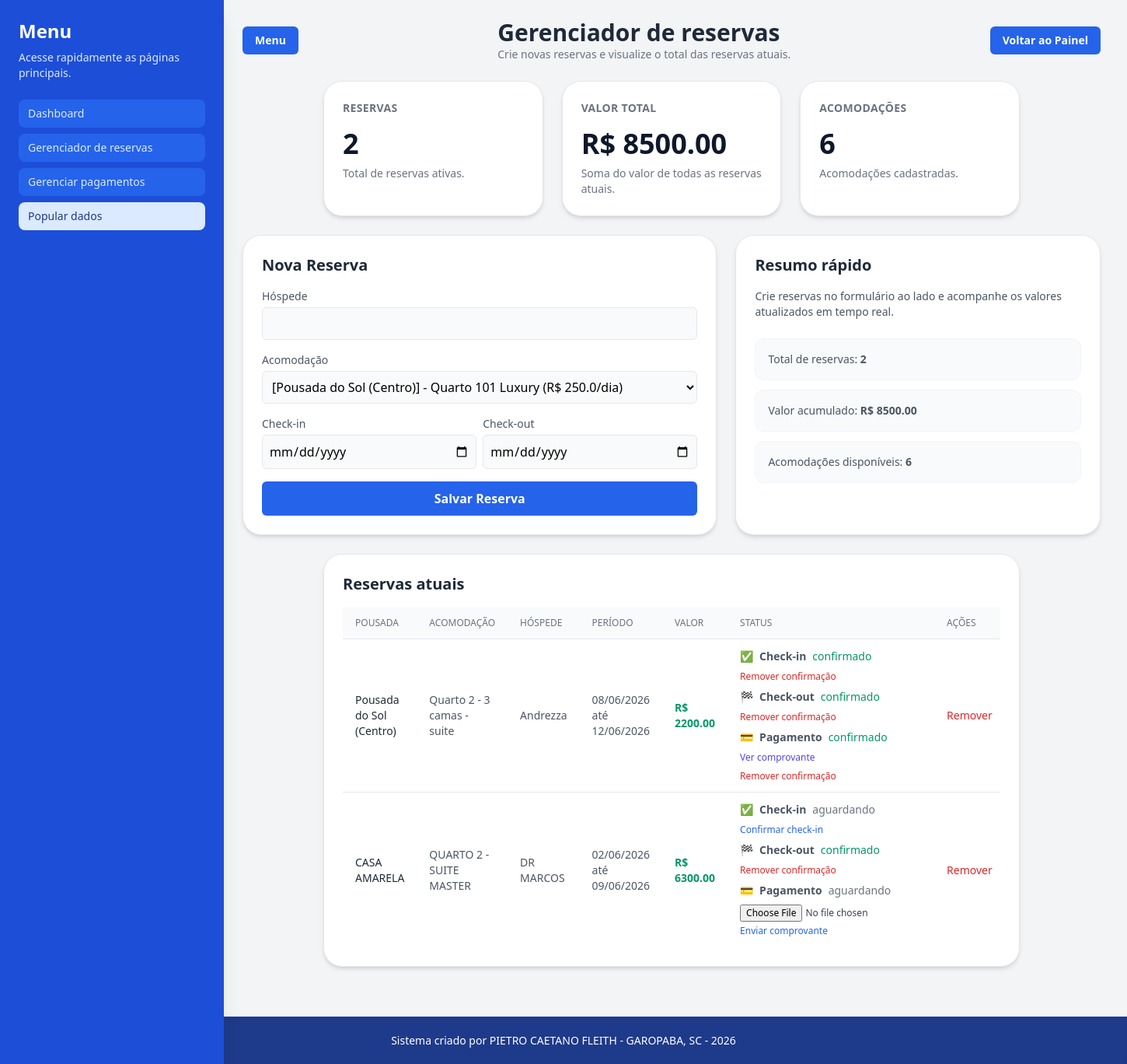
Before: /reservas with the older database file.
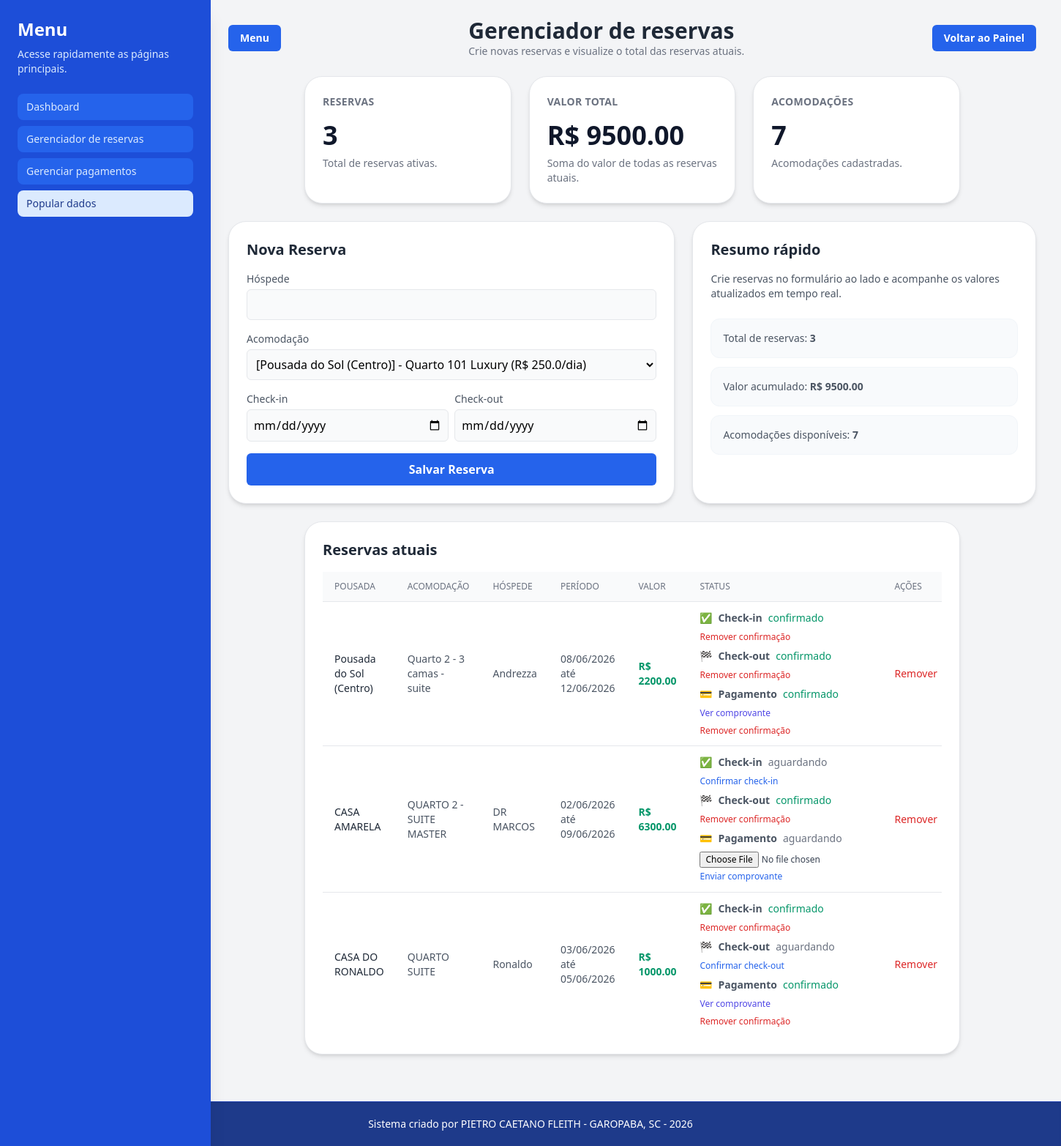
After: the same page with the newer database file.
### models.py (models this page shows, shortened)
class reserva(db.Model):
    id = db.Column(db.Integer, primary_key=True)
    acomodacao_id = db.Column(db.Integer, db.ForeignKey('acomodacao.id'), nullable=False)
    acomodacao = db.relationship('acomodacao', backref='reservas', lazy=True)
    hospede_nome = db.Column(db.String(100), nullable=False)
    data_entrada = db.Column(db.Date, nullable=False)
    data_saida = db.Column(db.Date, nullable=False)
    valor_total = db.Column(db.Float, nullable=False)
    checkin_confirmado = db.Column(db.Boolean, default=False, nullable=False)
    checkout_confirmado = db.Column(db.Boolean, default=False, nullable=False)
    pagamento_confirmado = db.Column(db.Boolean, default=False, nullable=False)
    comprovante_pagamento = db.Column(db.String(200), nullable=True)
    pagamento_confirmado = db.Column(db.Boolean, default=False, nullable=False)

class pousada(db.Model):
    id = db.Column(db.Integer, primary_key=True)
    nome = db.Column(db.String(100), nullable=False)
    acomodacoes = db.relationship('acomodacao', backref='pousada', lazy=True)

class acomodacao(db.Model):
    id = db.Column(db.Integer, primary_key=True)
    pousada_id = db.Column(db.Integer, db.ForeignKey('pousada.id'), nullable=False)
    nome_numero = db.Column(db.String(50), nullable=False)
    tipo = db.Column(db.String(20), nullable=False) # 'casa' ou 'quarto'
    preco_diaria = db.Column(db.Float, nullable=False)

### app.py (the view)
@app.route('/reservas')
def reservas_page():
    pousadas = pousada.query.all()
    acomodacoes = acomodacao.query.all()
    reservas = reserva.query.all()
    total_pousadas = len(pousadas)
    total_acomodacoes = len(acomodacoes)
    total_reservas = len(reservas)
    total_valor_reservas = sum(r.valor_total for r in reservas)
    reservas_por_pousada = {}
    for r in reservas:
        nome_pousada = r.acomodacao.pousada.nome if r.acomodacao and r.acomodacao.pousada else "Desconhecida"
        reservas_por_pousada[nome_pousada] = reservas_por_pousada.get(nome_pousada, 0) + 1
    chart_labels = list(reservas_por_pousada.keys())
    chart_values = list(reservas_por_pousada.values())
    return render_template(
        'reservas.html',
        pousadas=pousadas,
        acomodacoes=acomodacoes,
        reservas=reservas,
        total_pousadas=total_pousadas,
        total_acomodacoes=total_acomodacoes,
        total_reservas=total_reservas,
        total_valor_reservas=total_valor_reservas,
        chart_labels=chart_labels,
        chart_values=chart_values
    )

### templates/reservas.html (shortened to what the changed rows need)
<!DOCTYPE html>
<html lang="pt-br">
<head>
    <script src="https://cdn.tailwindcss.com"></script>
</head>
<body class="bg-gray-100 font-sans min-h-screen flex flex-col">
    <div class="relative flex-1 flex flex-col">
        <aside id="sidebar" class="fixed inset-y-0 left-0 z-50 w-72 transform -translate-x-full lg:translate-x-0 bg-blue-700 p-6 text-white shadow-xl overflow-y-auto transition-transform duration-300">
            <div class="hidden lg:block">
                <div>
                    <h2 class="text-2xl font-bold">Menu</h2>
                </div>
            </div>
        </aside>
        <div id="mainContent" class="flex-1 container mx-auto p-6 max-w-6xl ml-0 lg:ml-72 transition-all">
        <div class="flex flex-col gap-4 mb-6 sm:flex-row sm:items-center sm:justify-between">
            <div>
                <h1 class="text-3xl font-bold text-gray-800">Gerenciador de reservas</h1>
            </div>
        </div>
        <div class="grid gap-6 mb-6 md:grid-cols-3 max-w-4xl mx-auto">
            <div class="bg-white p-6 rounded-3xl shadow-md border border-gray-200">
                <p class="text-sm font-semibold text-gray-500 uppercase tracking-wide">Reservas</p>
                <p class="mt-4 text-4xl font-bold text-slate-900">{{ total_reservas }}</p>
                <p class="mt-2 text-sm text-gray-500">Total de reservas ativas.</p>
            </div>
            <div class="bg-white p-6 rounded-3xl shadow-md border border-gray-200">
                <p class="text-sm font-semibold text-gray-500 uppercase tracking-wide">Valor total</p>
                <p class="mt-4 text-4xl font-bold text-slate-900">R$ {{ "%.2f"|format(total_valor_reservas) }}</p>
                <p class="mt-2 text-sm text-gray-500">Soma do valor de todas as reservas atuais.</p>
            </div>
            <div class="bg-white p-6 rounded-3xl shadow-md border border-gray-200">
                <p class="text-sm font-semibold text-gray-500 uppercase tracking-wide">Acomodações</p>
                <p class="mt-4 text-4xl font-bold text-slate-900">{{ total_acomodacoes }}</p>
                <p class="mt-2 text-sm text-gray-500">Acomodações cadastradas.</p>
            </div>
        </div>
        <div class="grid gap-6 lg:grid-cols-[1.3fr_1fr] mb-6">
            <div class="bg-white p-6 rounded-3xl shadow-md border border-gray-200">
                <h2 class="text-xl font-semibold text-gray-800 mb-4">Nova Reserva</h2>
            </div>
            <div class="bg-white p-6 rounded-3xl shadow-md border border-gray-200">
                <h2 class="text-xl font-semibold text-gray-800 mb-4">Resumo rápido</h2>
                <div class="mt-6 space-y-3 text-sm text-gray-600">
                    <p class="rounded-xl bg-slate-50 p-4 border border-slate-100">Total de reservas: <strong>{{ total_reservas }}</strong></p>
                    <p class="rounded-xl bg-slate-50 p-4 border border-slate-100">Valor acumulado: <strong>R$ {{ "%.2f"|format(total_valor_reservas) }}</strong></p>
                    <p class="rounded-xl bg-slate-50 p-4 border border-slate-100">Acomodações disponíveis: <strong>{{ total_acomodacoes }}</strong></p>
                </div>
            </div>
        </div>
        <div class="bg-white p-6 rounded-3xl shadow-md border border-gray-200 max-w-4xl mx-auto mb-10">
                    <h2 class="text-xl font-semibold text-gray-800 mb-4">Reservas atuais</h2>
                    <div class="overflow-x-auto w-full">
                        <table class="min-w-full divide-y divide-gray-200">
                            <thead class="bg-gray-50">
                                <tr>
                                    <th class="px-4 py-3 text-left text-xs font-medium text-gray-500 uppercase">Pousada</th>
                                    <th class="px-4 py-3 text-left text-xs font-medium text-gray-500 uppercase">Acomodação</th>
                                    <th class="px-4 py-3 text-left text-xs font-medium text-gray-500 uppercase">Hóspede</th>
                                    <th class="px-4 py-3 text-left text-xs font-medium text-gray-500 uppercase">Período</th>
                                    <th class="px-4 py-3 text-left text-xs font-medium text-gray-500 uppercase">Valor</th>
                                    <th class="px-4 py-3 text-left text-xs font-medium text-gray-500 uppercase">Status</th>
                                    <th class="px-4 py-3 text-left text-xs font-medium text-gray-500 uppercase">Ações</th>
                                </tr>
                            </thead>
                            <tbody class="divide-y divide-gray-200 text-sm text-gray-600">
                                {% for reserva in reservas %}
                                    <tr class="hover:bg-gray-50">
                                        <td class="px-4 py-3 font-medium text-gray-800">{{ reserva.acomodacao.pousada.nome }}</td>
                                        <td class="px-4 py-3">{{ reserva.acomodacao.nome_numero }}</td>
                                        <td class="px-4 py-3">{{ reserva.hospede_nome }}</td>
                                        <td class="px-4 py-3">{{ reserva.data_entrada.strftime('%d/%m/%Y') }} até {{ reserva.data_saida.strftime('%d/%m/%Y') }}</td>
                                        <td class="px-4 py-3 text-emerald-600 font-bold">R$ {{ "%.2f"|format(reserva.valor_total) }}</td>
                                        <td class="px-4 py-3">
                                            <div class="flex flex-col gap-2 text-sm">
                                                <span class="inline-flex items-center gap-2">
                                                    <span class="text-emerald-500">✅</span>
                                                    <span class="font-semibold">Check-in</span>
                                                    {% if reserva.checkin_confirmado %}
                                                        <span class="text-emerald-600">confirmado</span>
                                                    {% else %}
                                                        <span class="text-gray-500">aguardando</span>
                                                    {% endif %}
                                                </span>
                                                {% if not reserva.checkin_confirmado %}
                                                    <a href="{{ url_for('confirmar_checkin', reserva_id=reserva.id) }}" class="text-blue-600 hover:text-blue-800 text-xs">Confirmar check-in</a>
                                                {% else %}
                                                    <a href="{{ url_for('remover_confirmacao_checkin', reserva_id=reserva.id) }}" class="text-red-600 hover:text-red-800 text-xs">Remover confirmação</a>
                                                {% endif %}
                                                <span class="inline-flex items-center gap-2">
                                                    <span class="text-sky-500">🏁</span>
                                                    <span class="font-semibold">Check-out</span>
                                                    {% if reserva.checkout_confirmado %}
                                                        <span class="text-emerald-600">confirmado</span>
                                                    {% else %}
                                                        <span class="text-gray-500">aguardando</span>
                                                    {% endif %}
                                                </span>
                                                {% if not reserva.checkout_confirmado %}
                                                    <a href="{{ url_for('confirmar_checkout', reserva_id=reserva.id) }}" class="text-blue-600 hover:text-blue-800 text-xs">Confirmar check-out</a>
                                                {% else %}
                                                    <a href="{{ url_for('remover_confirmacao_checkout', reserva_id=reserva.id) }}" class="text-red-600 hover:text-red-800 text-xs">Remover confirmação</a>
                                                {% endif %}
                                                <span class="inline-flex items-center gap-2">
                                                    <span class="text-yellow-500">💳</span>
                                                    <span class="font-semibold">Pagamento</span>
                                                    {% if reserva.pagamento_confirmado %}
                                                        <span class="text-emerald-600">confirmado</span>
                                                    {% else %}
                                                        <span class="text-gray-500">aguardando</span>
                                                    {% endif %}
                                                </span>
                                                {% if not reserva.pagamento_confirmado %}
                                                    <form action="{{ url_for('confirmar_pagamento', reserva_id=reserva.id) }}" method="post" enctype="multipart/form-data" class="space-y-1">
                                                        <input type="file" name="comprovante" accept="application/pdf" class="block text-xs text-gray-700" required>
                                                        <button type="submit" class="text-blue-600 hover:text-blue-800 text-xs">Enviar comprovante</button>
                                                    </form>
                                                {% else %}
                                                    {% if reserva.comprovante_pagamento %}
                                                        <a href="{{ url_for('download_comprovante', filename=reserva.comprovante_pagamento) }}" class="text-indigo-600 hover:text-indigo-800 text-xs">Ver comprovante</a>
                                                    {% endif %}
                                                    <a href="{{ url_for('remover_confirmacao_pagamento', reserva_id=reserva.id) }}" class="text-red-600 hover:text-red-800 text-xs">Remover confirmação</a>
                                                {% endif %}
                                            </div>
                                        </td>
                                        <td class="px-4 py-3">
                                            <a href="{{ url_for('remover_reserva', reserva_id=reserva.id) }}" class="text-red-600 hover:text-red-800 font-medium">Remover</a>
                                        </td>
                                    </tr>
                                {% endfor %}
                            </tbody>
                        </table>
                    </div>
                </div>
            </div> </div>
</body>
</html>

Changed rows visible on the page:
added reserva: acomodacao.pousada.nome "CASA DO RONALDO", acomodacao.nome_numero "QUARTO SUITE", hospede_nome "Ronaldo", data_entrada "03/06/2026", data_saida "05/06/2026", valor_total "1000.00", checkin_confirmado "confirmado", checkout_confirmado "aguardando", pagamento_confirmado "confirmado"
Other visible differences:
{{ total_reservas }}: "2" → "3"
{{ "%.2f"|format(total_valor_reservas) }}: "8500.00" → "9500.00"
{{ total_acomodacoes }}: "6" → "7"
